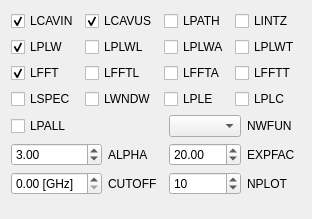
             <widget class="QWidget" name="plotPage">
              <property name="geometry">
               <rect>
                <x>0</x>
                <y>0</y>
                <width>311</width>
                <height>219</height>
               </rect>
              </property>
              <attribute name="label">
               <string>Plot</string>
              </attribute>
              <attribute name="toolTip">
               <string>Plot settings (p)</string>
              </attribute>
              <layout class="QVBoxLayout" name="verticalLayout_14">
               <item>
                <layout class="QGridLayout" name="gridLayout_9">
                 <item row="0" column="1">
                  <widget class="QCheckBox" name="LCAVUS">
                   <property name="toolTip">
                    <string>Plot cavity shape actually used. When more than one
radial mesh sizes are used, the radial coordinates of their
borders are (not) marked by arrows in the plot.</string>
                   </property>
                   <property name="text">
                    <string>LCAVUS</string>
                   </property>
                   <property name="checked">
                    <bool>true</bool>
                   </property>
                  </widget>
                 </item>
                 <item row="0" column="2">
                  <widget class="QCheckBox" name="LPATH">
                   <property name="toolTip">
                    <string>Plot the Napoly-Zotter contour on cavity shape plots.</string>
                   </property>
                   <property name="text">
                    <string>LPATH</string>
                   </property>
                  </widget>
                 </item>
                 <item row="0" column="0">
                  <widget class="QCheckBox" name="LCAVIN">
                   <property name="toolTip">
                    <string>Plot cavity shape input.</string>
                   </property>
                   <property name="text">
                    <string>LCAVIN</string>
                   </property>
                   <property name="checked">
                    <bool>true</bool>
                   </property>
                  </widget>
                 </item>
                 <item row="3" column="3">
                  <widget class="QCheckBox" name="LPLC">
                   <property name="toolTip">
                    <string>Plot total current lines at subsequent time steps for the
monopole case (MROT=0). If this is true, LCBACK must
be false.</string>
                   </property>
                   <property name="text">
                    <string>LPLC</string>
                   </property>
                  </widget>
                 </item>
                 <item row="3" column="2">
                  <widget class="QCheckBox" name="LPLE">
                   <property name="toolTip">
                    <string>Plot electric field lines at subsequent time steps for the
monopole case (MROT=0). If this is true, LCBACK must
be false.</string>
                   </property>
                   <property name="text">
                    <string>LPLE</string>
                   </property>
                  </widget>
                 </item>
                 <item row="3" column="1">
                  <widget class="QCheckBox" name="LWNDW">
                   <property name="toolTip">
                    <string>When LWNDW=.T., the data windowing [6] is applied to
wake potential data to reduce the undesirable effects
related to spectral leakage.</string>
                   </property>
                   <property name="text">
                    <string>LWNDW</string>
                   </property>
                   <property name="checked">
                    <bool>false</bool>
                   </property>
                  </widget>
                 </item>
                 <item row="3" column="0">
                  <widget class="QCheckBox" name="LSPEC">
                   <property name="toolTip">
                    <string>Calculate the frequency spectrum of a longitudinal loss
factor (or deposited energy) and its integration over
frequency as a function of the upper limit of frequency of
this integration and plot them.
This option is applied only to MROT=0 case.</string>
                   </property>
                   <property name="text">
                    <string>LSPEC</string>
                   </property>
                  </widget>
                 </item>
                 <item row="0" column="3">
                  <widget class="QCheckBox" name="LINTZ">
                   <property name="toolTip">
                    <string>Integrate the real part of each impedance over frequency
and plot it as a function of the upper limit of this
integration. This option is useful to find areas of each
resonance peak.</string>
                   </property>
                   <property name="text">
                    <string>LINTZ</string>
                   </property>
                  </widget>
                 </item>
                 <item row="2" column="3">
                  <widget class="QCheckBox" name="LFFTT">
                   <property name="toolTip">
                    <string>Calculate the real and imaginary parts of transverse
impedance and plot them.</string>
                   </property>
                   <property name="text">
                    <string>LFFTT</string>
                   </property>
                  </widget>
                 </item>
                 <item row="2" column="2">
                  <widget class="QCheckBox" name="LFFTA">
                   <property name="toolTip">
                    <string>Calculate the real and imaginary parts of azimuthal
impedance and plot them.</string>
                   </property>
                   <property name="text">
                    <string>LFFTA</string>
                   </property>
                  </widget>
                 </item>
                 <item row="2" column="1">
                  <widget class="QCheckBox" name="LFFTL">
                   <property name="toolTip">
                    <string>Calculate the real and imaginary parts of longitudinal
impedance and plot them.</string>
                   </property>
                   <property name="text">
                    <string>LFFTL</string>
                   </property>
                  </widget>
                 </item>
                 <item row="2" column="0">
                  <widget class="QCheckBox" name="LFFT">
                   <property name="toolTip">
                    <string>Calculate the real and imaginary parts of all impedance,
and plot them.</string>
                   </property>
                   <property name="text">
                    <string>LFFT</string>
                   </property>
                   <property name="checked">
                    <bool>true</bool>
                   </property>
                  </widget>
                 </item>
                 <item row="1" column="3">
                  <widget class="QCheckBox" name="LPLWT">
                   <property name="toolTip">
                    <string>Plot the transverse wake potential.</string>
                   </property>
                   <property name="text">
                    <string>LPLWT</string>
                   </property>
                  </widget>
                 </item>
                 <item row="1" column="2">
                  <widget class="QCheckBox" name="LPLWA">
                   <property name="toolTip">
                    <string>Plot the azimuthal wake potential.</string>
                   </property>
                   <property name="text">
                    <string>LPLWA</string>
                   </property>
                  </widget>
                 </item>
                 <item row="1" column="1">
                  <widget class="QCheckBox" name="LPLWL">
                   <property name="toolTip">
                    <string>Plot the longitudinal wake potential.</string>
                   </property>
                   <property name="text">
                    <string>LPLWL</string>
                   </property>
                  </widget>
                 </item>
                 <item row="1" column="0">
                  <widget class="QCheckBox" name="LPLW">
                   <property name="toolTip">
                    <string>Plot all wake potentials.</string>
                   </property>
                   <property name="text">
                    <string>LPLW</string>
                   </property>
                   <property name="checked">
                    <bool>true</bool>
                   </property>
                  </widget>
                 </item>
                </layout>
               </item>
               <item>
                <layout class="QGridLayout" name="gridLayout_8">
                 <item row="1" column="2">
                  <widget class="QDoubleSpinBox" name="EXPFAC">
                   <property name="toolTip">
                    <string>CUTOFF frequency is changed by a factor of
log(EXPFAC/20) from the default value.</string>
                   </property>
                   <property name="value">
                    <double>20.000000000000000</double>
                   </property>
                  </widget>
                 </item>
                 <item row="1" column="0">
                  <widget class="QDoubleSpinBox" name="ALPHA">
                   <property name="toolTip">
                    <string>Alpha parameter of the window functions.</string>
                   </property>
                   <property name="value">
                    <double>3.000000000000000</double>
                   </property>
                  </widget>
                 </item>
                 <item row="2" column="0">
                  <widget class="QDoubleSpinBox" name="CUTOFF">
                   <property name="toolTip">
                    <string>The cutoff frequency for plots of the Fourier transforms of
wake potentials. At the default value, CUTOFF is
determined so that the exponential correction factor due to
the bunch length, exp((2π*CUTOFF⋅SIG)2/2c2), is
EXPFAC (default=20), where c is the speed of light.</string>
                   </property>
                   <property name="suffix">
                    <string> [GHz]</string>
                   </property>
                  </widget>
                 </item>
                 <item row="1" column="1">
                  <widget class="QLabel" name="label_24">
                   <property name="text">
                    <string>ALPHA</string>
                   </property>
                  </widget>
                 </item>
                 <item row="2" column="2">
                  <widget class="QSpinBox" name="NPLOT">
                   <property name="toolTip">
                    <string>Number of field lines that a bunch carries when it enters a
structure. At the default mode, the field lines of given
strength are plotted, and thus the number of field lines
may vary from one plot to another.</string>
                   </property>
                   <property name="value">
                    <number>10</number>
                   </property>
                  </widget>
                 </item>
                 <item row="2" column="1">
                  <widget class="QLabel" name="label_25">
                   <property name="text">
                    <string>CUTOFF</string>
                   </property>
                  </widget>
                 </item>
                 <item row="1" column="3">
                  <widget class="QLabel" name="label_26">
                   <property name="text">
                    <string>EXPFAC</string>
                   </property>
                  </widget>
                 </item>
                 <item row="2" column="3">
                  <widget class="QLabel" name="label_27">
                   <property name="text">
                    <string>NPLOT</string>
                   </property>
                  </widget>
                 </item>
                 <item row="0" column="2">
                  <widget class="QComboBox" name="NWFUN">
                   <property name="toolTip">
                    <string>Choice of the window functions.</string>
                   </property>
                  </widget>
                 </item>
                 <item row="0" column="3">
                  <widget class="QLabel" name="label_28">
                   <property name="text">
                    <string>NWFUN</string>
                   </property>
                  </widget>
                 </item>
                 <item row="0" column="0">
                  <widget class="QCheckBox" name="LPALL">
                   <property name="toolTip">
                    <string>When LPALL=.T., the mode of field line plotting is
switched to the mode in which a fixed number of field
lines (specified by NPLOT) are plotted at each time step,
regardless of the strength of remnant wake fields.</string>
                   </property>
                   <property name="text">
                    <string>LPALL</string>
                   </property>
                  </widget>
                 </item>
                </layout>
               </item>
               <item>
                <spacer name="verticalSpacer_7">
                 <property name="orientation">
                  <enum>Qt::Vertical</enum>
                 </property>
                 <property name="sizeHint" stdset="0">
                  <size>
                   <width>20</width>
                   <height>40</height>
                  </size>
                 </property>
                </spacer>
               </item>
              </layout>
             </widget>
